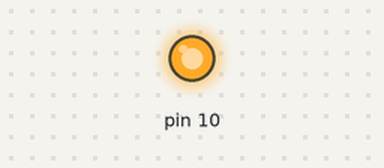
Simulated run of this sketch. Board: Arduino Leonardo, built with avr-gcc and run on an emulated ATmega32U4. Shown: output pins drawn as LEDs (lit = HIGH). What the sketch prints to the serial monitor is not drawn.

Above: at 0.1 s.
Timing chart, 0 to 2.5 s (numbered marks = the images above):
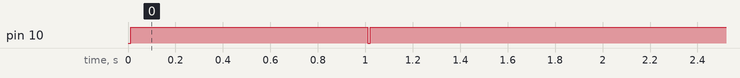

The sketch:

I2C_Scanner.ino
```cpp
// i2c_scanner
//
// Version 1
//    This program (or code that looks like it)
//    can be found in many places.
//    For example on the Arduino.cc forum.
//    The original author is not know.
// Version 2, Juni 2012, Using Arduino 1.0.1
//     Adapted to be as simple as possible by Arduino.cc user Krodal
// Version 3, Feb 26  2013
//    V3 by louarnold
// Version 4, March 3, 2013, Using Arduino 1.0.3
//    by Arduino.cc user Krodal.
//    Changes by louarnold removed.
//    Scanning addresses changed from 0...127 to 1...119,
//    according to the i2c scanner by Nick Gammon
//    http://www.gammon.com.au/forum/?id=10896
// Version 5, March 28, 2013
//    As version 4, but address scans now to 127.
//    A sensor seems to use address 120.
// Version 6, November 27, 2015.
//    Added waiting for the Leonardo serial communication.
//
//
// This sketch tests the standard 7-bit addresses
// Devices with higher bit address might not be seen properly.
//

#include <Wire.h>


void setup()
{
  Wire.begin();

  Serial.begin(9600);
  while (!Serial);             // Leonardo: wait for serial monitor
  Serial.println("\nI2C Scanner");
  pinMode(10,OUTPUT);
  digitalWrite(10,HIGH);
  delay(1000);
  digitalWrite(10,LOW);
}


void loop()
{
  byte error, address;
  int nDevices;

  Serial.println("Scanning...");

  nDevices = 0;
  for(address = 1; address < 127; address++ )
  {
    // The i2c_scanner uses the return value of
    // the Write.endTransmisstion to see if
    // a device did acknowledge to the address.
    Wire.beginTransmission(address);
    error = Wire.endTransmission();

    if (error == 0)
    {
      Serial.print("I2C device found at address 0x");
      digitalWrite(10,HIGH);
      if (address<16)
        Serial.print("0");
      Serial.print(address,HEX);
      Serial.println("  !");

      nDevices++;
    }
    else if (error==4)
    {
      Serial.print("Unknown error at address 0x");
      if (address<16)
        Serial.print("0");
      Serial.println(address,HEX);
    }
  }
  if (nDevices == 0){
    Serial.println("No I2C devices found\n");
    digitalWrite(10,LOW);
  }
  else
    Serial.println("done\n");

  delay(5000);           // wait 5 seconds for next scan
}
```

Measured:
- by itself, pin 10: HIGH → LOW at 1.0 s, → HIGH 0.01 s later
